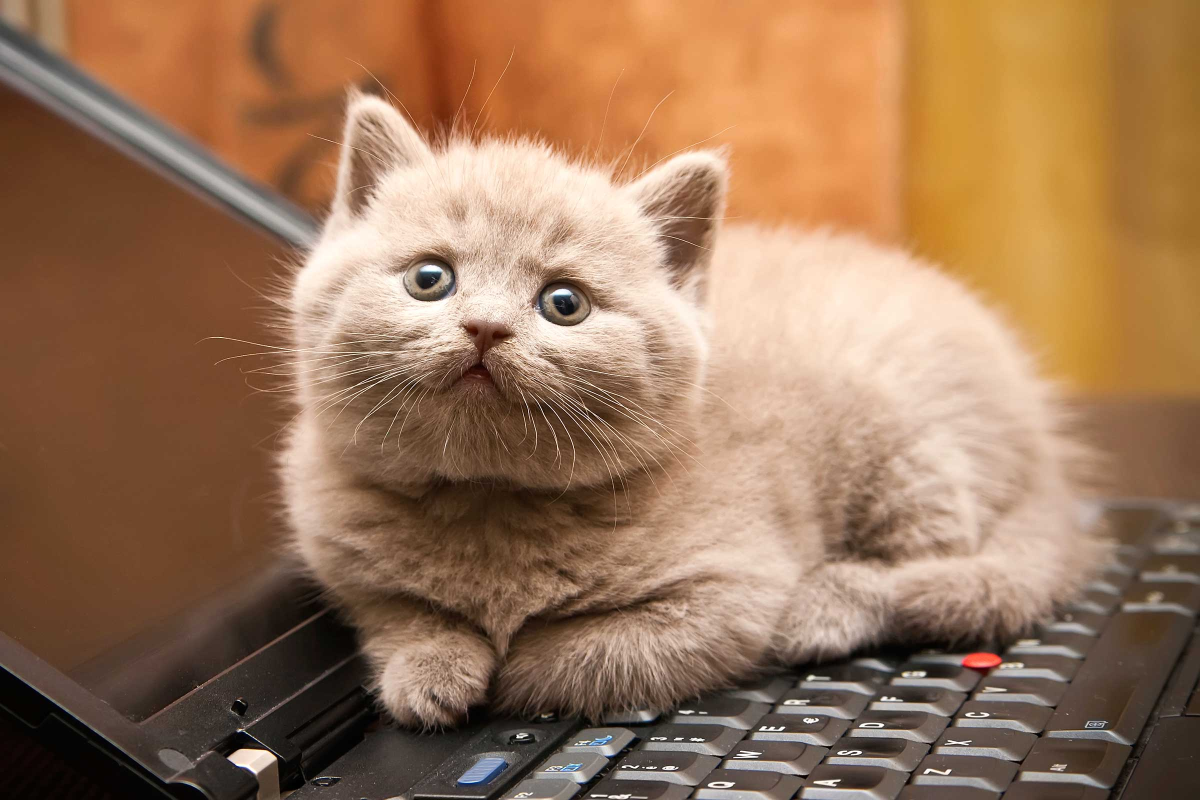
#> input picture dataset/01-cat-wants-to-tell-you-laptop.jpg, 2400 x 1600 px (shown at 1/2 size); its folder holds 3 pictures in this run
$ python data_prep.py
#> lines starting #> are read from the running program, lines starting #| are printed output that depends on the picture
import sys
import cv2
import imutils
import matplotlib.pyplot as plt
import glob


def open_image(image_path):
    return cv2.imread(image_path)
#> returned value is the input picture: shape (1600, 2400, 3); mean B, G, R 88.1, 117.5, 154


def plot_image(image):
    plt.axis("off")
    plt.imshow(image)
    plt.figure()
    plt.show()


def augmentation_rotate_x4(image):
    return [image,
            imutils.rotate_bound(image,90),
            imutils.rotate_bound(image,180),
            imutils.rotate_bound(image,270)]


def augmentation_flip(image):
    return [image, cv2.flip(image,1)]


def get_dataset(dataset_path):
    types = (dataset_path + '*.jpg',
             dataset_path + '*.jpeg',
             dataset_path + '*.png') # the tuple of file types
    image_files = []
    for files in types:
        image_files.extend(glob.glob(files))
    return image_files


def data_augmentation(image_files):
    images = []
    for file in image_files:
        images.append(open_image(file))
    augmentated_set = []
    for image in images:
        original, flipped = augmentation_flip(image)
        augmentated_set.extend(augmentation_rotate_x4(original))
        augmentated_set.extend(augmentation_rotate_x4(flipped))
    return augmentated_set


def resize_image(image, max_height, max_width):
#> called with max_height = 384, max_width = 384
    height, width = image.shape[:2]
#> height = 1600; width = 2400
    # only shrink if img is bigger than required
    if max_height < height or max_width < width:
        # get scaling factor
        scaling_factor = max_height / float(height)
#> scaling_factor = 0.24
        if max_width/float(width) < scaling_factor:
            scaling_factor = max_width / float(width)
#> scaling_factor = 0.16
        # resize image
        return cv2.resize(image, None, fx=scaling_factor, fy=scaling_factor, interpolation=cv2.INTER_AREA)
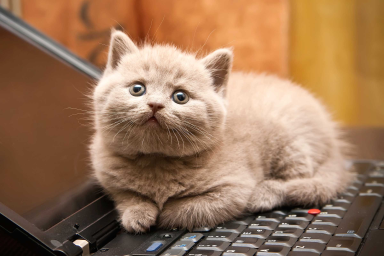
#> returned value: shape (256, 384, 3); mean of channels 0, 1, 2 88.1, 117.5, 154; drawn as B, G, R

def save_images(output_folder_path, images):
    for i, image in enumerate(images):
        cv2.imwrite(output_folder_path + str(i) + '.png',image)


def create_augmentaded_set(input_set_path, output_set_path):
    image_files = get_dataset(input_set_path)
    augmentated_set = data_augmentation(image_files)
    save_images(output_set_path, augmentated_set)


def create_resized_set(input_set_path, output_set_path, max_size):
    image_files = get_dataset(input_set_path)
    resized_set = [resize_image(open_image(image), max_size, max_size) for image in image_files]
#> call 2 of open_image, with image_path = 'dataset/A-Siamese-cat.jpg'
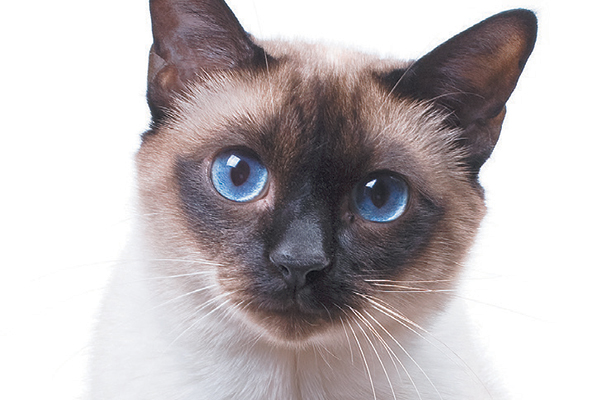
#> input picture dataset/A-Siamese-cat.jpg, 600 x 400 px
#> in open_image, returned value is the input picture: shape (400, 600, 3); mean B, G, R 186.4, 184.6, 191.3
#> call 3 of open_image, with image_path = 'dataset/tesla-cat.jpg'
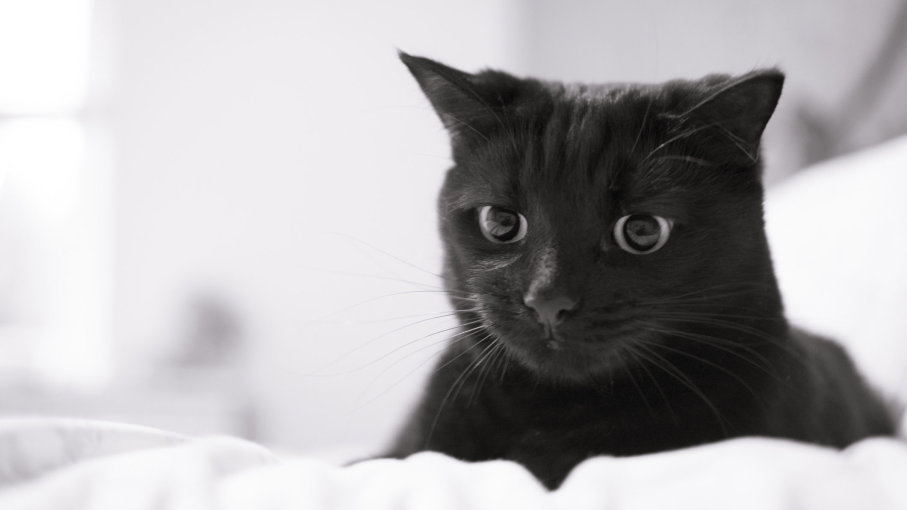
#> input picture dataset/tesla-cat.jpg, 907 x 510 px
#> in open_image, returned value is the input picture: shape (510, 907, 3); mean B, G, R 174.5, 172.8, 174.3
#> resized_set = 3 items
    save_images(output_set_path, resized_set)
#> the loop in save_images, `for i, image in enumerate(images):` made 3 passes

create_resized_set('/home/rafael/Documents/tcc/dataset/', '/home/rafael/Documents/tcc/resized_set/', 384)
create_augmentaded_set('/home/rafael/Documents/tcc/resized_set/', '/home/rafael/Documents/tcc/aug_dataset/')
